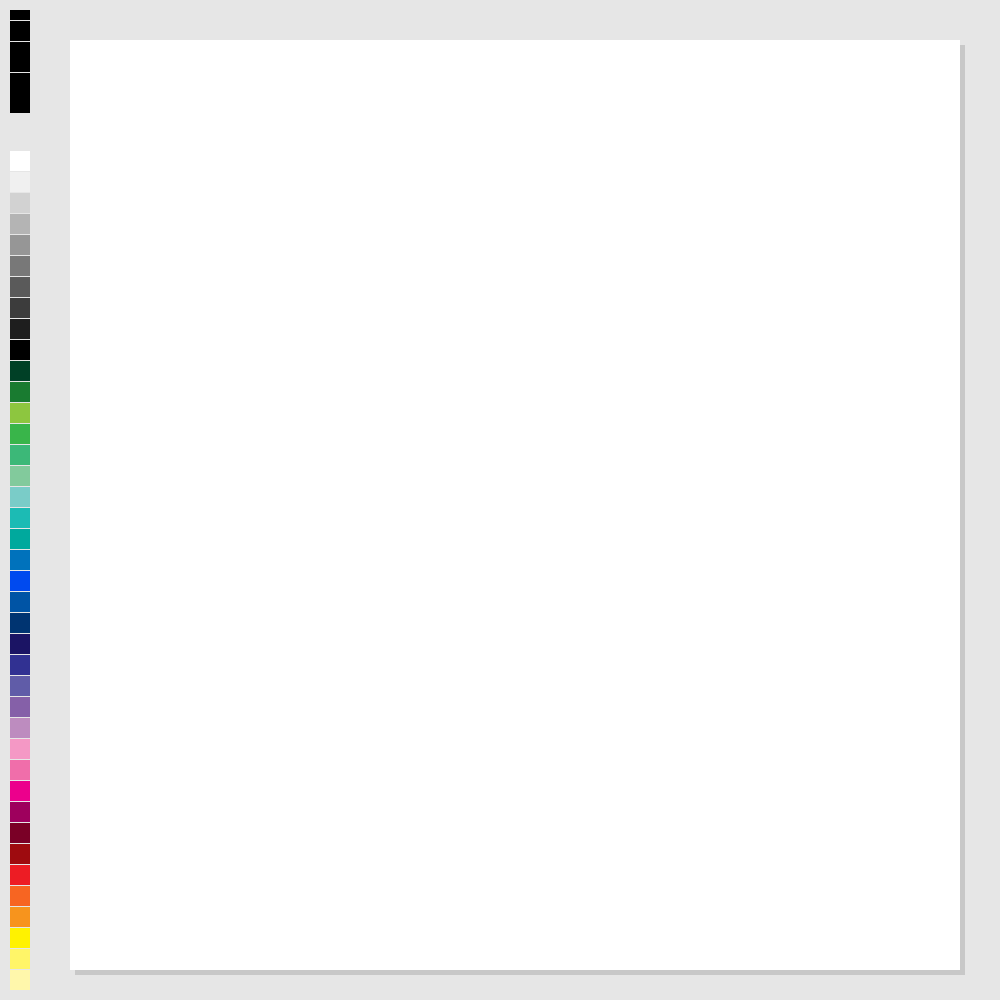
Frame 1 (no input)
Frame 60 (the mouse pressed at the canvas centre just before this capture): identical to frame 1, image omitted
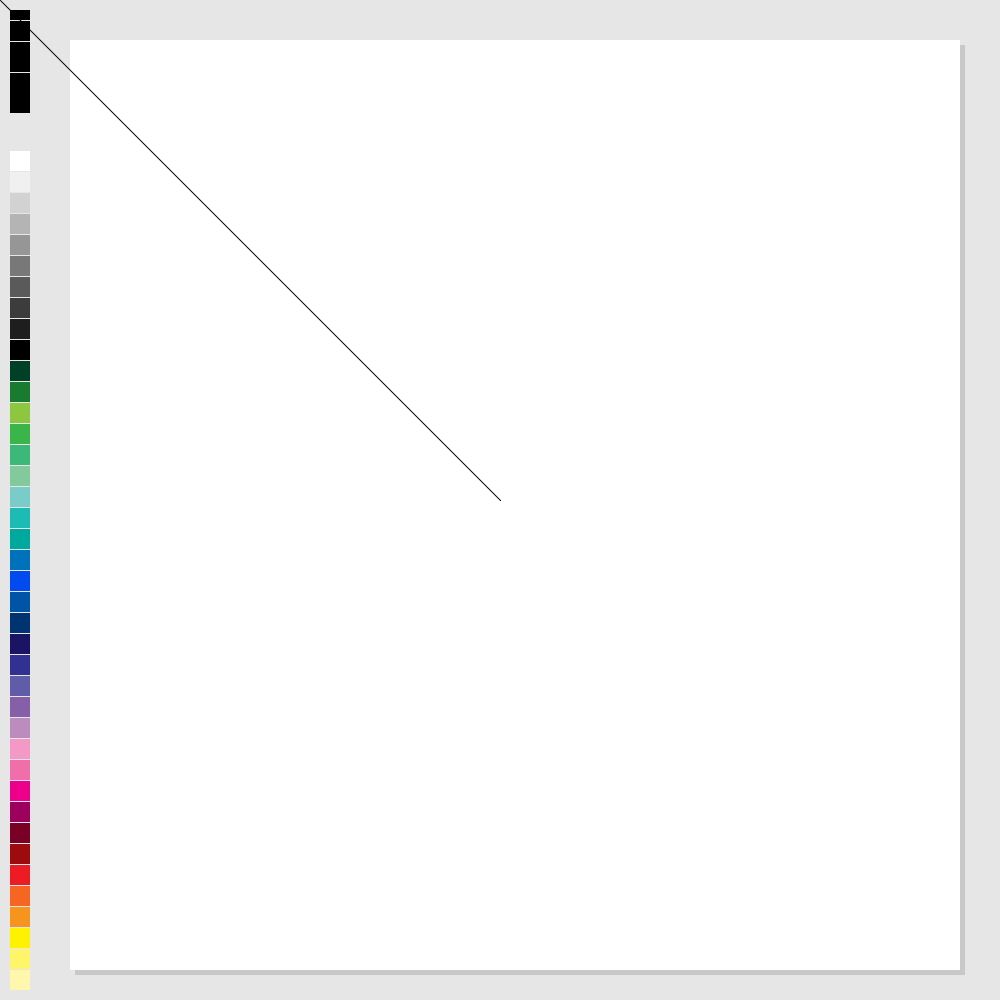
Frame 120 (the mouse held since frame 60 and released just before this capture)

The Processing sketch that drew these frames (run headless with seeded random() and noise(); from frame 60 on, the mouse is pressed at the canvas centre):

// Processing sketch: processing_43311
// ── processing_43311.pde

 color b = color(0);  // brush color

void setup(){
  size(1000,1000);
  background(230);
  noStroke();
 fill(200);
    rect(75,45,890,930);
  fill(255);
  rect(70,40,890,930);
    
  smooth();


}

 

void draw()
{
  if(mousePressed && mouseX > 75 && mouseX < 965&&mouseY>45&&mouseY<975){
stroke(b);
 line(mouseX,mouseY,pmouseX,pmouseY);
 }
 else
 {noStroke();

 }
  
  noStroke();
  fill(255,247,171);  // light yellow
  rect(10,970,20,20);
  

  fill(255,245,104);  
  rect(10,949,20,20);
  
  fill(255,242,0); 
  rect(10,928,20,20);
  
 
  fill(247,148,29); 
  rect(10,907,20,20);

  fill(247,101,34);
  rect(10,886,20,20);  
  
  fill(237,28,36);
  rect(10,865,20,20); //6 
  
  fill(158,11,15);
  rect(10,844,20,20); 
   
  fill(122,0,38);
  rect(10,823,20,20); 
  
  fill(158,0,93);//146,39,143
  rect(10,802,20,20); 
 
  fill(236,0,140);//102,45,145
  rect(10,781,20,20); 
  
  fill(240,110,170);//white rect
  rect(10,760,20,20); 
  
  fill(244,152,197);//white rect
  rect(10,739,20,20); 
  
  fill(189,140,191);//white rect
  rect(10,718,20,20); 
  
  fill(133,96,168);//white rect
  rect(10,697,20,20); 
  
  fill(96,92,168);//white rect
  rect(10,676,20,20); 
  
  fill(49,49,146);//white rect
  rect(10,655,20,20); 
  
  fill(27,20,100);//white rect
  rect(10,634,20,20); 
  
  fill(0,52,113);//white rect
  rect(10,613,20,20); 
 
  fill(0,84,165);//white rect
  rect(10,592,20,20); 
  
  fill(0,74,239);//white rect
  rect(10,571,20,20); 
  
  fill(0,114,188);//white rect
  rect(10,550,20,20); 
  
  fill(0,169,157);//white rect
  rect(10,529,20,20); 
  
  fill(28,187,180);//white rect
  rect(10,508,20,20); 
  
  fill(122,204,200);//white rect
  rect(10,487,20,20); 
  
  fill(130,202,156);//white rect
  rect(10,466,20,20); 
  
  fill(60,184,120);//white rect
  rect(10,445,20,20); 
  
  fill(57,181,74);//black rect
  rect(10,424,20,20);
  
  fill(141,198,63);//black rect
  rect(10,403,20,20);
  
  fill(25,123,48);//black rect
  rect(10,382,20,20);
  
  fill(0,64,38);//black rect
  rect(10,361,20,20);
  
  fill(0);//black rect
  rect(10,340,20,20); 
  
  fill(30);//black rect
  rect(10,319,20,20); 
  
  fill(60);//black rect
  rect(10,298,20,20); 
  
  fill(90);//black rect
  rect(10,277,20,20); 
  
  fill(120);//
  rect(10,256,20,20); 
  
  fill(150);//
  rect(10,235,20,20); 
  
  fill(180);//
  rect(10,214,20,20); 
  
  fill(210);//
  rect(10,193,20,20); 
  
  fill(240);//
  rect(10,172,20,20); 
  
  fill(255);//white
  rect(10,151,20,20);
  
  
  
  fill(0);
  rect(10,10,20,10);//point 10
  
  fill(0);
  rect(10,21,20,20);//point20
  
  fill(0);
  rect(10,42,20,30);//point 30
  
   fill(0);
  rect(10,73,20,40);//point 40
  
  
// if(mousePressed&&mouseX> leftt&&mouseX< right  if(mousePressed&&mouseX>10&&mouseX<20&&mouseY>970&&mouseY<990) // red button
   if(mousePressed&&mouseX>10&&mouseX<30&&mouseY>970&&mouseY<990) // red button
  {
   b = color(255,247,171); 
  }

  if(mousePressed&&mouseX>10&&mouseX<30&&mouseY>949&&mouseY<969) // red button
  {
  b = color(255,245,104); 
  }

  if(mousePressed&&mouseX>10&&mouseX<30&&mouseY>928&&mouseY<948) // red button
  {
  b = color(255,242,0); 
  }


  if(mousePressed&&mouseX>10&&mouseX<30&&mouseY>907&&mouseY<927) // red button
  {
  b = color(247,148,29); 
  }


  if(mousePressed&&mouseX>10&&mouseX<30&&mouseY>886&&mouseY<906) // red button
  {
  b = color(247,101,34); 
  }

  if(mousePressed&&mouseX>10&&mouseX<30&&mouseY>865&&mouseY<885) // red button
  {
  b = color(237,28,36); 
  }//6


  if(mousePressed&&mouseX>10&&mouseX<30&&mouseY>844&&mouseY<864) // red button
  {
  b = color(158,11,15); 
  }

   if(mousePressed&&mouseX>10&&mouseX<30&&mouseY>823&&mouseY<843) // red button
  {
  b = color(122,0,38); 
  }

  if(mousePressed&&mouseX>10&&mouseX<30&&mouseY>802&&mouseY<822) // red button
  {
  b = color(158,0,93); 
  }


  if(mousePressed&&mouseX>10&&mouseX<30&&mouseY>781&&mouseY<801) // red button
  {
  b = color(236,0,140); 
  }


  if(mousePressed&&mouseX>10&&mouseX<30&&mouseY>760&&mouseY<780) // red button
  {
  b = color(240,110,170); 
  }


  if(mousePressed&&mouseX>10&&mouseX<30&&mouseY>739&&mouseY<759) // red button
  {
  b = color(244,152,197); 
  }


  if(mousePressed&&mouseX>10&&mouseX<30&&mouseY>718&&mouseY<738) // red button
  {
  b = color(189,140,191); 
  }
  
   if(mousePressed&&mouseX>10&&mouseX<30&&mouseY>697&&mouseY<717) // red button
  {
   b = color(133,96,168); 
  }

  if(mousePressed&&mouseX>10&&mouseX<30&&mouseY>676&&mouseY<696) // red button
  {
  b = color(96,92,168); 
  }

  if(mousePressed&&mouseX>10&&mouseX<30&&mouseY>655&&mouseY<675) // red button
  {
  b = color(49,49,146); 
  }


  if(mousePressed&&mouseX>10&&mouseX<30&&mouseY>634&&mouseY<654) // red button
  {
  b = color(27,20,100); 
  }


  if(mousePressed&&mouseX>10&&mouseX<30&&mouseY>613&&mouseY<633) // red button
  {
  b = color(0,52,113); 
  }

  if(mousePressed&&mouseX>10&&mouseX<30&&mouseY>595&&mouseY<615) // red button
  {
  b = color(0,84,165); 
  }

 if(mousePressed&&mouseX>10&&mouseX<30&&mouseY>571&&mouseY<591) // red button
  {
   b = color(0,74,23); 
  }

  if(mousePressed&&mouseX>10&&mouseX<30&&mouseY>550&&mouseY<570) // red button
  {
  b = color(0,114,188); 
  }

  if(mousePressed&&mouseX>10&&mouseX<30&&mouseY>529&&mouseY<549) // red button
  {
  b = color(0,169,157); 
  }


  if(mousePressed&&mouseX>10&&mouseX<30&&mouseY>508&&mouseY<528) // red button
  {
  b = color(28,187,180); 
  }


  if(mousePressed&&mouseX>10&&mouseX<30&&mouseY>487&&mouseY<507) // red button
  {
  b = color(122,204,200); 
  }

if(mousePressed&&mouseX>10&&mouseX<30&&mouseY>466&&mouseY<486) // red button
 {
 b = color(130,202,156); 
 }//6

  if(mousePressed&&mouseX>10&&mouseX<30&&mouseY>445&&mouseY<465) // red button
  {
  b = color(60,184,120); 
  }
  if(mousePressed&&mouseX>10&&mouseX<30&&mouseY>424&&mouseY<444) // red button
  {
  b = color(57,181,74); 
  }
  if(mousePressed&&mouseX>10&&mouseX<30&&mouseY>403&&mouseY<423) // red button
  {
  b = color(141,198,63); 
  }
  if(mousePressed&&mouseX>10&&mouseX<30&&mouseY>382&&mouseY<402) // red button
  {
  b = color(25,123,48); 
  }
  if(mousePressed&&mouseX>10&&mouseX<30&&mouseY>361&&mouseY<381) // red button
  {
  b = color(0,64,38); 
  }

 if(mousePressed&&mouseX>10&&mouseX<30&&mouseY>340&&mouseY<360) // red button
  {
   b = color(0); 
  }

  if(mousePressed&&mouseX>10&&mouseX<30&&mouseY>319&&mouseY<339) // red button
  {
  b = color(30); 
  }

  if(mousePressed&&mouseX>10&&mouseX<30&&mouseY>298&&mouseY<318) // red button
  {
  b = color(60); 
  }


  if(mousePressed&&mouseX>10&&mouseX<30&&mouseY>277&&mouseY<297) // red button
  {
  b = color(90); 
  }


  if(mousePressed&&mouseX>10&&mouseX<30&&mouseY>256&&mouseY<276) // red button
  {
  b = color(120); 
  }

  if(mousePressed&&mouseX>10&&mouseX<30&&mouseY>235&&mouseY<255) // red button
  {
  b = color(150); 
  }//6

  if(mousePressed&&mouseX>10&&mouseX<30&&mouseY>214&&mouseY<234) // red button
  {
  b = color(180); 
  }
  if(mousePressed&&mouseX>10&&mouseX<30&&mouseY>193&&mouseY<213) // red button
  {
  b = color(210); 
  }
  if(mousePressed&&mouseX>10&&mouseX<30&&mouseY>172&&mouseY<192) // red button
  {
  b = color(240); 
  }
  if(mousePressed&&mouseX>10&&mouseX<30&&mouseY>151&&mouseY<171) // red button
  {
  b = color(255); 
  }

//
 
  


if(mousePressed&&mouseX>10&&mouseX<30&&mouseY>10&&mouseY<20){

if (mousePressed){
  strokeWeight(10);
   line(mouseX,mouseY,pmouseX,pmouseY);
}
}

if(mousePressed&&mouseX>10&&mouseX<30&&mouseY>21&&mouseY<41){

if (mousePressed){
  strokeWeight(20);
   line(mouseX,mouseY,pmouseX,pmouseY);
}
}

if(mousePressed&&mouseX>10&&mouseX<30&&mouseY>42&&mouseY<72){

if (mousePressed){
  strokeWeight(30);
   line(mouseX,mouseY,pmouseX,pmouseY);
}
}

if(mousePressed&&mouseX>10&&mouseX<30&&mouseY>73&&mouseY<113){

if (mousePressed){
  strokeWeight(40);
   line(mouseX,mouseY,pmouseX,pmouseY);
}
}
}
                
                
